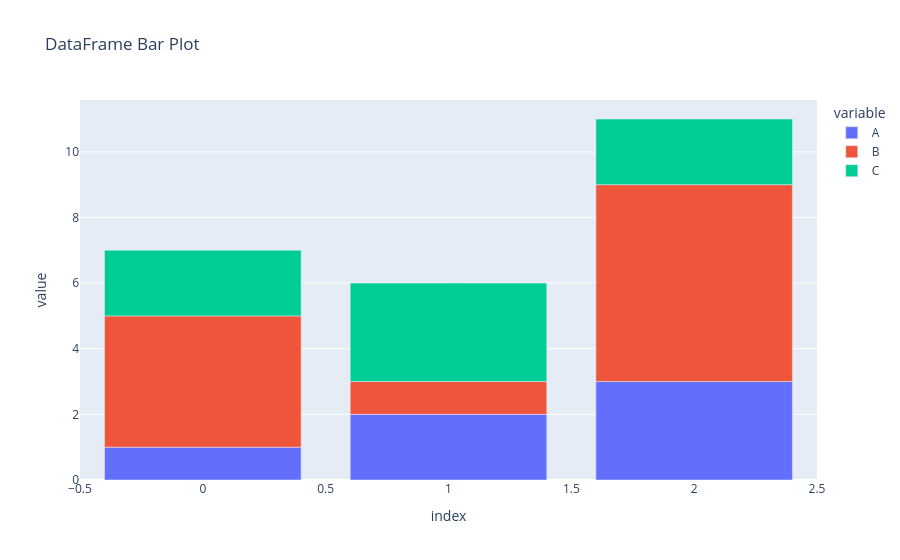

Notebook code cell kept with this figure:
### Code cell
import pandas as pd
import plotly.express as px

# Set the Plotly backend
pd.options.plotting.backend = "plotly"

# Sample DataFrame
df = pd.DataFrame({
    'A': [1, 2, 3],
    'B': [4, 1, 6],
    'C': [2, 3, 2]
})

# Generate a bar plot directly from the DataFrame
# This calls px.bar() under the hood
fig = df.plot.bar(title="DataFrame Bar Plot")

# Display the figure
fig.show()

### Figure 1 — Plotly figure (JSON) as saved in the notebook; plotly's stock layout.template omitted (floating-point values rounded to 4 significant figures)
{"data": [{"hovertemplate": "variable=A<br>index=%{x}<br>value=%{y}<extra></extra>", "legendgroup": "A", "marker": {"color": "#636efa", "pattern": {"shape": ""}}, "name": "A", "orientation": "v", "showlegend": true, "textposition": "auto", "type": "bar", "x": [0, 1, 2], "xaxis": "x", "y": [1, 2, 3], "yaxis": "y"}, {"hovertemplate": "variable=B<br>index=%{x}<br>value=%{y}<extra></extra>", "legendgroup": "B", "marker": {"color": "#EF553B", "pattern": {"shape": ""}}, "name": "B", "orientation": "v", "showlegend": true, "textposition": "auto", "type": "bar", "x": [0, 1, 2], "xaxis": "x", "y": [4, 1, 6], "yaxis": "y"}, {"hovertemplate": "variable=C<br>index=%{x}<br>value=%{y}<extra></extra>", "legendgroup": "C", "marker": {"color": "#00cc96", "pattern": {"shape": ""}}, "name": "C", "orientation": "v", "showlegend": true, "textposition": "auto", "type": "bar", "x": [0, 1, 2], "xaxis": "x", "y": [2, 3, 2], "yaxis": "y"}], "layout": {"barmode": "relative", "legend": {"title": {"text": "variable"}, "tracegroupgap": 0}, "title": {"text": "DataFrame Bar Plot"}, "xaxis": {"anchor": "y", "domain": [0, 1], "title": {"text": "index"}}, "yaxis": {"anchor": "x", "domain": [0, 1], "title": {"text": "value"}}}}
